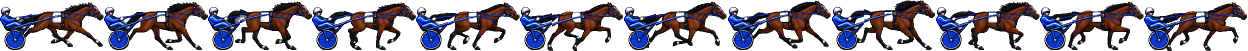
#> input picture mockups/pixel/fe12_cycle.png, 2496 x 101 px (shown at 1/2 size)
$ python assemble_wraps.py
#> lines starting #> are read from the running program, lines starting #| are printed output that depends on the picture
### art/tack_layers/anchors.py
"""Steady points on a runner frame: the bike wheel's centre (its blue disc) and the saddle pad's centre (the white
cloth on the back). Used to line SpriteCook's redrawn frames up with the stock cycle, and to measure drift."""
import math


def anchors(im):
    px = im.load(); W, H = im.size
    wheel = [(x, y) for y in range(H // 2, H) for x in range(W // 3) if px[x, y][3] and px[x, y][2] > px[x, y][0] + 60 and px[x, y][2] > 120]
    pad = [(x, y) for y in range(H // 2) for x in range(W // 3, W * 2 // 3) if px[x, y][3] and min(px[x, y][:3]) > 200]
    if len(wheel) < 20 or len(pad) < 10:
        return None
    c = lambda pts: (sum(x for x, _ in pts) / len(pts), sum(y for _, y in pts) / len(pts))
    return c(wheel), c(pad)


def nose(im):
    """The front of the horse: the rightmost opaque pixel in the head's rows."""
    px = im.load(); W, H = im.size
    for x in range(W - 1, -1, -1):
        for y in range(H // 2):
            if px[x, y][3]:
                return x, y
    return None


def gap(a):
    (wx, wy), (px_, py) = a
    return math.hypot(px_ - wx, py - wy)


def wheel_w(im):
    """The bike wheel's width (its blue disc), the rig's size."""
    px = im.load(); W, H = im.size
    xs = [x for y in range(H // 2, H) for x in range(W // 3) if px[x, y][3] and px[x, y][2] > px[x, y][0] + 60 and px[x, y][2] > 120]
    return max(xs) - min(xs) + 1 if xs else 0


# [23 lines left out: functions drift, body, lines, not called in this run]

### art/tack_layers/assemble_wraps.py
"""The wrapped cycle: SpriteCook's 12 edited frames (sc/wNN.png) fitted back onto the runner's 208x101 cells, each
scaled to the original frame's height and lined up on the original's bike side so the driver and bike hold steady.
The wraps (SpriteCook's white padding low on the legs) are found in each frame so they can be tinted any color.
    python art/tack_layers/assemble_wraps.py   -> wrapped_cycle.png, wrapped_mask.png, previews"""
import os
from PIL import Image

HERE = os.path.dirname(os.path.abspath(__file__))
N, W, H = 12, 208, 101
orig = Image.open(os.path.join(HERE, "..", "..", "mockups", "pixel", "fe12_cycle.png")).convert("RGBA")
#> orig is the input picture: PIL image 2496x101 RGBA; mean R, G, B, A 26.8, 23, 33.6, 118.4


def fit(i):
    """The better of the two fits for frame i: the horse's length matched, or the bike's size held."""
#> called with i = 0
    from anchors import drift
    o = orig.crop((i * W, 0, (i + 1) * W, H))
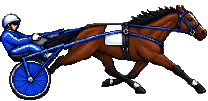
#> o: PIL image 208x101 RGBA; mean R, G, B, A 27.3, 23.3, 33.5, 117.4; transparent parts drawn white
    return min((fit_length(i), fit_rig(i)), key=lambda c: drift(o, c))


def fit_rig(i):
    """The bike held at today's size: one scale from the wheel's width, moved onto today's wheel and saddle height."""
    from anchors import anchors, wheel_w
    o = orig.crop((i * W, 0, (i + 1) * W, H))
    s = Image.open(os.path.join(HERE, "sc", f"w{i:02d}.png")).convert("RGBA"); s = s.crop(s.getbbox())
    k = wheel_w(o) / wheel_w(s)
    s = s.resize((max(1, round(s.width * k)), max(1, round(s.height * k))), Image.NEAREST)
    (ow, op), (sw, sp) = anchors(o), anchors(s)
    dx, dy = round(ow[0] - sw[0]), round((ow[1] + op[1]) / 2 - (sw[1] + sp[1]) / 2)
    cell = Image.new("RGBA", (W, H)); cell.paste(s, (dx, dy), s)
    return cell


def fit_length(i):
    """SpriteCook's frame i on our cell, pinned on steady points so the rig doesn't jump between frames: stretched so
    its wheel and nose land on ours (length), its wheel-to-saddle-pad drop matched (height), then moved onto our wheel."""
#> called with i = 0
    from anchors import anchors, nose
    o = orig.crop((i * W, 0, (i + 1) * W, H))
    s = Image.open(os.path.join(HERE, "sc", f"w{i:02d}.png")).convert("RGBA"); s = s.crop(s.getbbox())
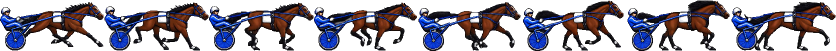
#> input picture mockups/pixel/fe8_cycle.png, 1672 x 102 px, given in place of w00.png, which was not available (shown at 1/2 size)
#> in fit_length, s is the input picture: PIL image 1672x102 RGBA; mean R, G, B, A 26.8, 23.2, 33.4, 118
#> after `s = s.crop(s.getbbox())`:
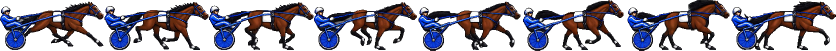
#> s: PIL image 1671x101 RGBA (shown at 1/2 size); mean R, G, B, A 27.1, 23.4, 33.7, 119.3; transparent parts drawn white
    (ow, op), on = anchors(o), nose(o)
#> in anchors, `wheel = [(x, y) for y in range(H // 2, H) for x in range(W // 3) if px..`: wheel = 915 pairs, first value 7 to 58, second value 50 to 94
#> in anchors, `pad = [(x, y) for y in range(H // 2) for x in range(W // 3, W * 2 // 3..`: pad = 253 pairs, first value 89 to 121, second value 25 to 44
#> ow = (30.17, 74.92); op = (113.1, 35.24); on = (206, 30)
    (sw, sp), sn = anchors(s), nose(s)
#> sw = (237.5, 75.56); sp = (846.2, 31.87); sn = (1670, 29)
    xs, xt = [sw[0], sp[0], sn[0]], [ow[0], op[0], on[0]]                 # length: least squares on wheel, saddle and nose together
#> xs = [237.5, 846.2, 1670]; xt = [30.17, 113.1, 206]
    mx, mt = sum(xs) / 3, sum(xt) / 3
#> mx = 917.9; mt = 116.4
    kx = sum((a - mx) * (b - mt) for a, b in zip(xs, xt)) / sum((a - mx) ** 2 for a in xs)
#> kx = 0.122
    ky = (op[1] - ow[1]) / (sp[1] - sw[1])
#> ky = 0.908
    ky = min(max(ky, kx * .9), kx * 1.1)                                   # never squash the horse more than a little
#> ky = 0.134
    s = s.resize((max(1, round(s.width * kx)), max(1, round(s.height * ky))), Image.NEAREST)
    dx, dy = round(mt - mx * kx), round(ow[1] - sw[1] * ky)
#> dx = 4; dy = 65
    cell = Image.new("RGBA", (W, H)); cell.alpha_composite(s, (dx, dy)) if dx >= 0 and dy >= 0 else cell.paste(s, (dx, dy), s)
#> after `cell = Image.new('RGBA', (W, H))`: cell: PIL image 208x101 RGBA; every value is 0
#> after `cell.alpha_composite(s, (dx, dy)) if dx >= 0 and dy >= 0 else cell.pas`:
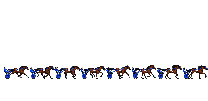
#> cell: PIL image 208x101 RGBA; mean R, G, B, A 3.8, 3.4, 4.8, 16.2; transparent parts drawn white
    return cell


# [36 lines left out: functions settle, size, not called in this run]


SEAM = 64                                                              # rows above: today's runner; below: SpriteCook's legs


# [97 lines left out: functions graft, steady, wraps, tint, not called in this run]


if __name__ == "__main__":
    cells = [graft(size(settle(fit(i), i), i), i) for i in range(N)]; masks = [wraps(c) for c in cells]
#> in wheel_w, `xs = [x for y in range(H // 2, H) for x in range(W // 3) if px[x, y][3..`: xs = 915 values, max 58 at index 28, min 7 at index 0, mean 30.17
#> in fit_rig, `k = wheel_w(o) / wheel_w(s)`: k = 0.111
#> (the run stopped early here; a loop or call above may not have finished)
